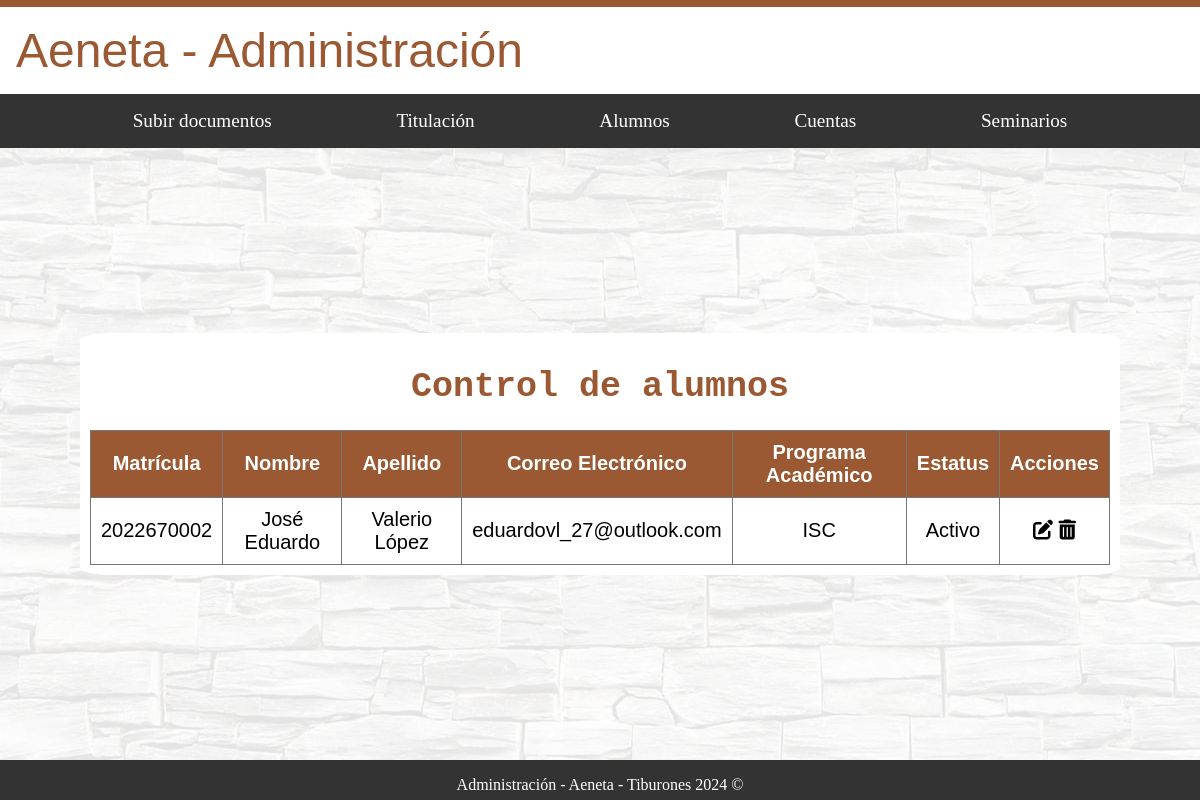
Before: /administracion/alumnos/ with the older database file.
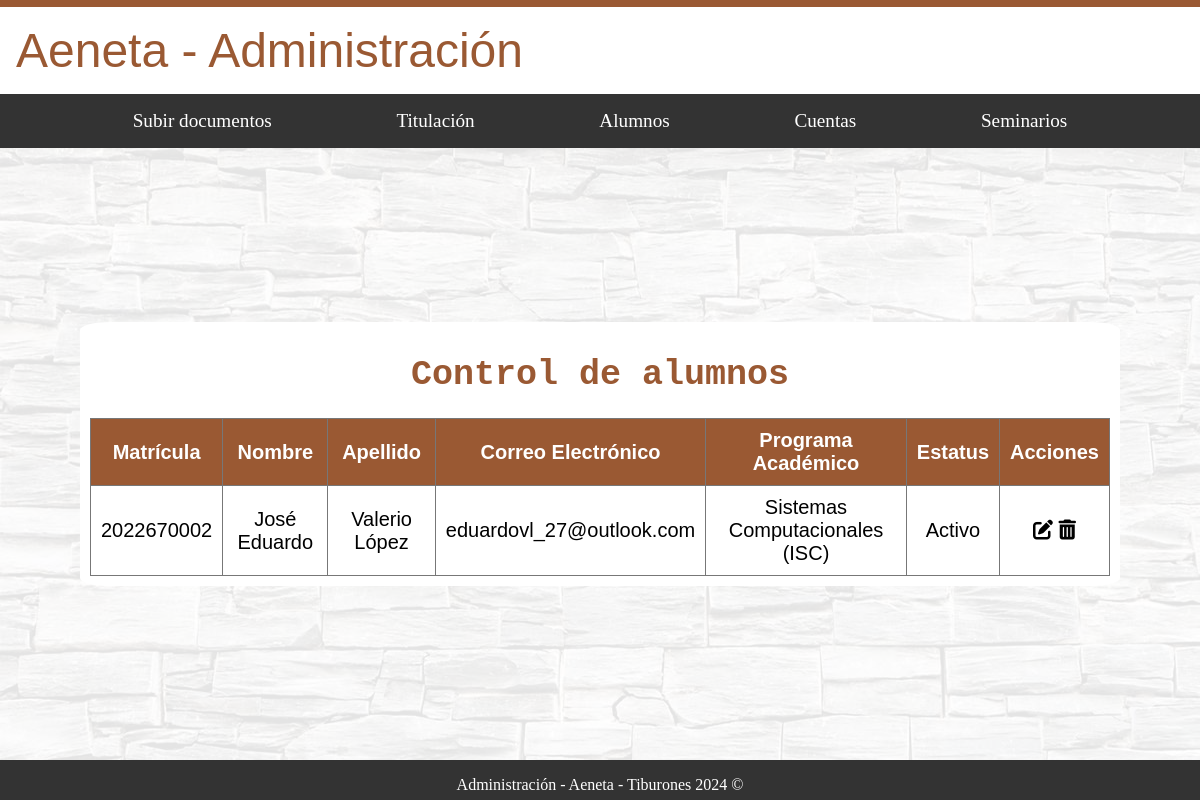
After: the same page with the newer database file.
### usuarios/models.py (models this page shows)
class CustomUser(AbstractUser):
    nombre = models.CharField(max_length=100)
    apellido = models.CharField(max_length=100)
    correo_electronico = models.EmailField(unique=True)
    is_administrador = models.BooleanField(default=False)
    is_alumno = models.BooleanField(default=False)
    is_docente = models.BooleanField(default=False)
    matricula = models.CharField(max_length=20, blank=True, null=True)
    programa_academico = models.CharField(max_length=100, blank=True, null=True)
    estatus = models.CharField(max_length=20, choices=[('activo', 'Activo'), ('egresado', 'Egresado')], blank=True, null=True)
    especialidad = models.CharField(max_length=100, blank=True, null=True)
    departamento_docente = models.CharField(max_length=100, blank=True, null=True)
    cargo = models.CharField(max_length=100, blank=True, null=True)
    departamento_admin = models.CharField(max_length=100, blank=True, null=True)

### administracion/views.py (the view)
# urls.py: path('alumnos/', alumnos_view, name='alumnos'),
def alumnos_view(request):
    alumnos = CustomUser.objects.filter(is_alumno=True)
    return render(request, 'Administracion/alumnos.html', {'alumnos': alumnos})

### administracion/context_processors.py (called while the page is built, shortened)
def admin_info(request):
    return {}

### alumnos/context_processors.py (called while the page is built, shortened)
def alumno_info(request):
    return {}

### docente/context_processors.py (called while the page is built, shortened)
def docente_info(request):
    return {}

### administracion/templates/administracion/alumnos.html (shortened to what this page needs)
{% extends "base_generic_Administracion.html" %}
{% load static%}
{% block content %}
<div id="fondo">
    <div class="contenedor_principal_a letra_texto">
        <h1 class="letra_titulos">Control de alumnos</h1>
        <table>
            <thead>
                <tr>
                    <th>Matrícula</th>
                    <th>Nombre</th>
                    <th>Apellido</th>
                    <th>Correo Electrónico</th>
                    <th>Programa Académico</th>
                    <th>Estatus</th>
                    <th>Acciones</th>
                </tr>
            </thead>
            <tbody>
                {% for alumno in alumnos %}
                <tr>
                    <td>{{ alumno.matricula }}</td>
                    <td>{{ alumno.nombre }}</td>
                    <td>{{ alumno.apellido }}</td>
                    <td>{{ alumno.correo_electronico }}</td>
                    <td>{{ alumno.programa_academico }}</td>
                    <td>{{ alumno.get_estatus_display }}</td>
                    <td>
                        <i class="fas fa-edit" onclick="editAlumno('{{ alumno.id }}')"></i>
                        <i class="fas fa-trash-alt" onclick="deleteAlumno('{{ alumno.id }}')"></i>
                    </td>
                </tr>
                {% endfor %}
            </tbody>
        </table>
    </div>
</div>
{% endblock %}

Changed rows visible on the page:
changed CustomUser "José Eduardo": programa_academico "ISC" → "Sistemas Computacionales (ISC)"
